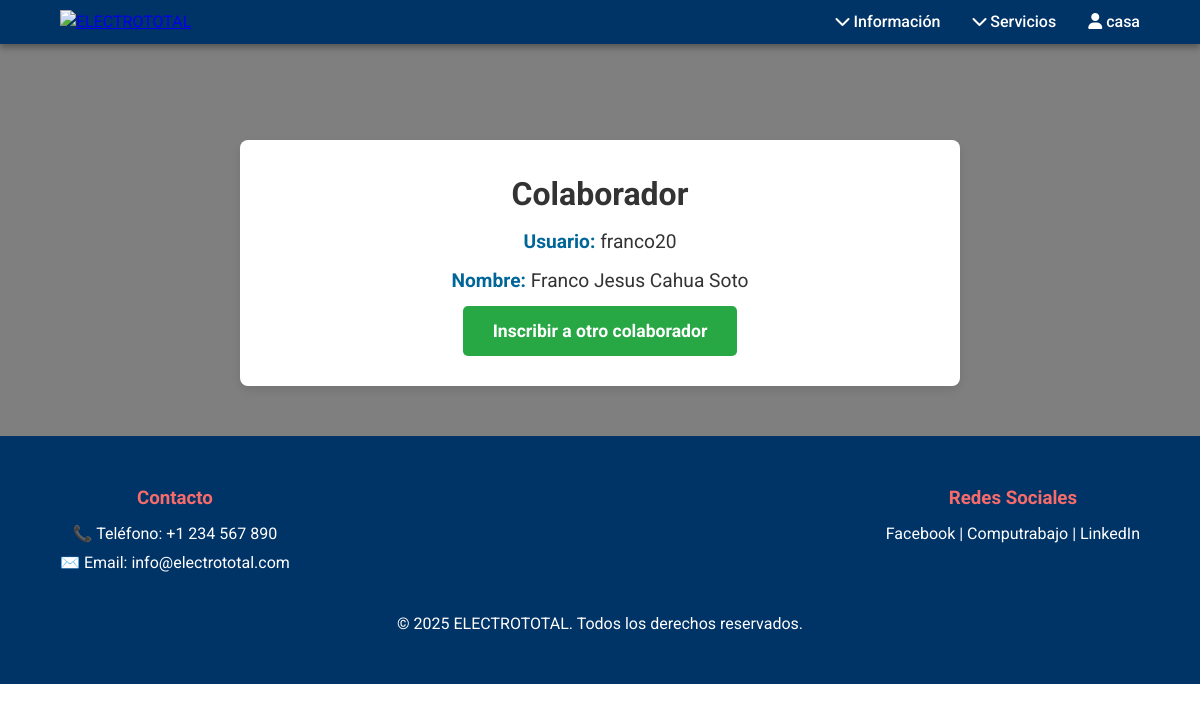
Page /personal/collaborator/1/ (signed in) on the committed database.
### personal/models.py (models this page shows, shortened)
class CustomUser(AbstractUser):
    isDelete= models.BooleanField(default=False)
    isAdmin = models.BooleanField(default=False)

class Collaborator(models.Model):
    isDelete= models.BooleanField(default=False)
    user = models.OneToOneField(CustomUser, on_delete=models.CASCADE)
    favoritePlaceIsOffice=models.BooleanField(default=False)
    isWorking=models.IntegerField(default=-1)
    objects=ModelManager()

### personal/views.py (the view)
# urls.py: path('collaborator/<int:collaborator_id>/', views.collaboratorDetailView, name='collaborator'), # OK
@user_passes_test(lambda u: u.is_superuser or (u.isAdmin))
def collaboratorDetailView(request, collaborator_id):
    collaborator = Collaborator.objects.only('user__username', 'user__first_name', 'favoritePlaceIsOffice', 'isWorking').get(id=collaborator_id)
    return render(request, 'collaborator.html', {'collaborator': collaborator})

### personal/templates/collaborator.html (shortened to what this page needs)
{% extends 'base.html' %}
{% block content %}
    <div class="collaborator-details">
        <h1>Colaborador</h1>
        <p><strong>Usuario:</strong> {{ collaborator.user.username }}</p>
        <p><strong>Nombre:</strong> {{ collaborator.user.first_name }}</p>
        <a href="{% url 'createCollaborator' %}" class="btn-submit">
            Inscribir a otro colaborador
        </a>
    </div>
{% endblock %}

### personal/templates/base.html (shortened to what this page needs)
<!DOCTYPE html>
<html lang="es">
<head>
    {% load static %}
    <link rel="stylesheet" href="{% static 'css/base.css' %}">
    <link rel="stylesheet" href="https://cdnjs.cloudflare.com/ajax/libs/font-awesome/6.0.0-beta3/css/all.min.css">
</head>
<body>
    <header class="header">
        <div class="logo">
            <a href="{% url 'home' %}">
                <img src="https://i.ibb.co/D91DT3B/logo-removebg-preview-1.png" alt="ELECTROTOTAL">
            </a>
        </div>
        <nav class="navbar">
            <ul class="navbar-links">
                <li class="dropdown">
                    <a href="#"><i class="fa fa-chevron-down"></i>  Información</a>
                </li>
                <li class="dropdown">
                    <a href="#"><i class="fa fa-chevron-down"></i>  Servicios</a>
                </li>
            </ul>
            <ul class="navbar-links user-links">
                {% if user.is_authenticated %}
                    <li class="dropdown">
                        <a href="#"><i class="fa fa-user"></i> {{ user.username }}</a>
                    </li>
                {% else %}
                    <li><a href="#"><i class="fa fa-user-circle"></i>  Registrarse</a></li>
                    <li><a href="{% url 'login' %}"><i class="fa fa-user"></i>  Iniciar sesión</a></li>
                {% endif %}
            </ul>
        </nav>
    </header>
    <main>
        {% block content %}
        {% endblock %}
    </main>
    <footer>
        <div class="footer-content">
            <div class="footer-contact">
                <h3>Contacto</h3>
                <p>📞 Teléfono: +1 234 567 890</p>
                <p>✉️ Email: info@electrototal.com</p>
            </div>
            <div class="footer-socials">
                <h3>Redes Sociales</h3>
                <a href="#">Facebook |</a>
                <a href="#">Computrabajo |</a>
                <a href="#">LinkedIn</a>
            </div>
        </div>
        <div class="footer-bottom">
            <p>&copy; 2025 ELECTROTOTAL. Todos los derechos reservados.</p>
        </div>
    </footer>
</body>
</html>

### personal/static/css/base.css (style rules this page uses)
* { margin: 0; padding: 0; box-sizing: border-box; font-family: 'Roboto', sans-serif; }
body { background: url('https://twind.io/cl/wp-content/uploads/2023/06/seguridad-y-salud-de-los-trabajadores.webp') no-repeat center center fixed; background-size: cover; position: relative; color: #333; font-size: 16px; line-height: 1.5; overflow-x: hidden; }
body::after { content: ""; position: absolute; top: 0; left: 0; right: 0; bottom: 0; background-color: rgba(0, 0, 0, 0.5); z-index: -1; }
.header { position: fixed; top: 0; left: 0; right: 0; background-color: rgba(0, 51, 102); color: white; padding: 10px 5%; display: flex; justify-content: space-between; align-items: center; z-index: 100; box-shadow: 0 4px 6px rgba(0, 0, 0, 0.3); }
.logo img { width: 180px; height: auto; }
.navbar { display: flex; justify-content: space-between; align-items: center; gap: 2rem; }
.navbar-links, .user-links { list-style: none; display: flex; gap: 2rem; }
.navbar-links li a, .user-links li a { color: white; text-decoration: none; font-weight: 500; transition: color 0.3s; }
.dropdown { position: relative; }
footer { background-color: #003366; color: white; padding: 3rem 5%; text-align: center; }
.footer-content { display: flex; justify-content: space-between; margin-bottom: 2rem; }
.footer-contact h3, .footer-socials h3 { color: #f76b6b; margin-bottom: 10px; }
.footer-contact p, .footer-socials a { color: white; font-size: 1rem; margin-bottom: 5px; text-decoration: none; }
.footer-bottom p { font-size: 1rem; margin-top: 10px; }
main { padding-top: 90px; }

### personal/templates/collaborator.html (style rules this page uses)
.collaborator-details { background-color: #fff; padding: 30px; border-radius: 8px; box-shadow: 0 4px 12px rgba(0, 0, 0, 0.1); text-align: center; width: 60%; margin: 50px auto; }
.collaborator-details p { font-size: 1.2rem; margin: 10px 0; color: #333; }
.collaborator-details strong { color: #006699; }
.btn-submit { display: inline-block; padding: 12px 30px; font-size: 1.1rem; font-weight: bold; color: white; background-color: #28a745; border: none; border-radius: 5px; text-decoration: none; transition: background-color 0.3s ease; }

### rows in the picture
CustomUser: username "casa"
Collaborator: user.username "franco20", user.first_name "Franco Jesus Cahua Soto"
